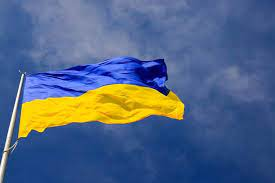
#> input picture Assignment6/Ukraine.png, 275 x 183 px
$ python Assignment6.py
#> lines starting #> are read from the running program, lines starting #| are printed output that depends on the picture; after the words box and inside, x2 and y2 are one past the last pixel; in counts of white or black regions, pixels touching at a corner belong together
"""
110-2 NTNU CSIE
ImageProcessing
Assignment6
by 40847041S 朱自宇
"""

import numpy as np
import cv2
import matplotlib.pyplot as plt

# read the gray image
grayImg = cv2.imread("Ukraine.png", cv2.IMREAD_GRAYSCALE)
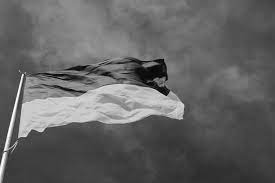
#> grayImg: shape (183, 275); min 0, max 255, mean 99.3

# gray scale count of the image
grayHE = np.zeros(256,dtype=np.uint32)
for i in grayImg:
    for j in i:
        grayHE[j]+=1
#> after the loop, grayHE = 256 values, max 1126 at index 63, min 1 at index 249, mean 196.6

# total size of image
ImgSize = grayImg.shape[0]*grayImg.shape[1]
#> ImgSize = 50325

# record the Max t
OtsuMax = 0
t = 0
temp = 0

# calculate m
m = 0
for i in range(256):
    m += i*grayHE[i]
#> this loop made 256 passes
#> m on passes 1 to 3: 0, 5, 17
#> after the loop, m = 4996297
m = m / ImgSize
#> m = 99.28

# find t
for i in range(256):
    a_t = 0
    b_t = 0
    m_a = 0
    for j in range(i+1):
        a_t += grayHE[j]
        m_a += j*grayHE[j]
    b_t = (ImgSize - a_t)/ImgSize
    a_t = a_t / ImgSize
    m_a = m_a / ImgSize
    if a_t != 0 and b_t != 0:
        temp = ((m_a - m*a_t)**2)/(a_t*b_t)
    else: temp = 0
    if OtsuMax < temp:
        OtsuMax = temp
        t = i
#> this loop made 256 passes
#> (temp, OtsuMax) on passes 1 to 12: (1.18, 1.18), (2.14, 2.14), (3.26, 3.26), (4.74, 4.74), (6, 6), (7.59, 7.59), (10.54, 10.54), (13.76, 13.76), (16.91, 16.91), (20.97, 20.97), (24.63, 24.63), (29.61, 29.61)
#> temp on pass 100: 1021.2
#> after the loop, OtsuMax = 1081.6; t = 117

grayImg_flat = grayImg.flatten()
output = np.zeros(grayImg_flat.size,dtype=np.uint8)
for i in range(grayImg_flat.size):
    if grayImg_flat[i] < t:
        output[i] = 0
    else: output[i] = 255

output = output.reshape( (grayImg.shape[0],grayImg.shape[1]) )
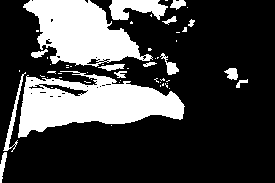
#> output: shape (183, 275); 26.4% white; 55 white regions (40 under 20 px), largest, box (x1, y1, x2, y2) and area: (18, 71, 185, 138) 6233, (23, 0, 153, 67) 4924, (109, 0, 168, 20) 779


# show the original gray image
cv2.imshow("Input Gray image", grayImg)

# show the output gray image
cv2.imshow("Output Otsu threshold image", output)

# wait until the user press any button to close the img window
cv2.waitKey(0)
cv2.destroyAllWindows()

$ run again, with Assignment6/me.png copied over Assignment6/Ukraine.png
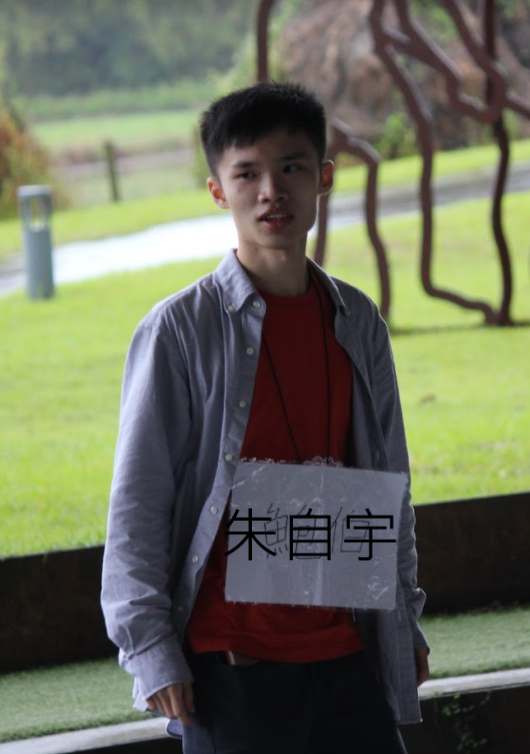
#> input picture Assignment6/me.png, 530 x 754 px
#> `grayImg = cv2.imread("Ukraine.png", cv2.IMREAD_GRAYSCALE)`:
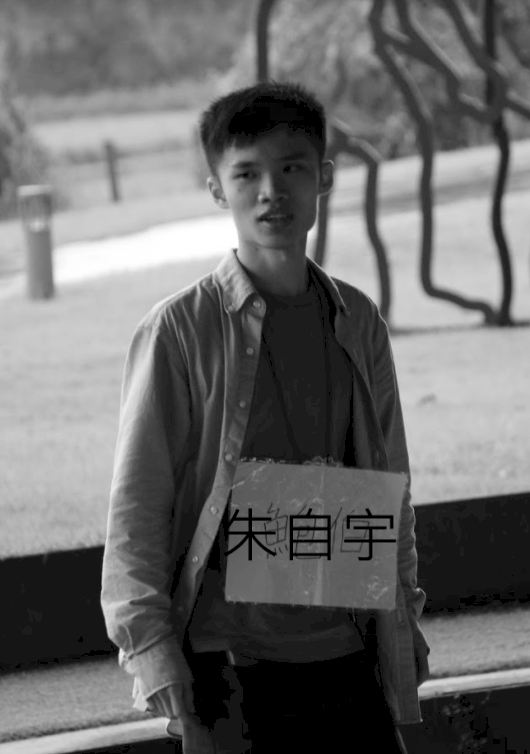
#> grayImg: shape (754, 530); min 0, max 255, mean 106.8
#> after the loop `for i in grayImg:`: grayHE = 256 values, max 36563 at index 21, min 0 at index 32, mean 1561
#> the loop `for i in range(256):` made 256 passes
#> m on passes 1 to 3: 0, 21, 39
#> after the loop `for i in range(256):`: m = 42697758
#> `m = m / ImgSize`: m = 106.8
#> the loop `for i in range(256):` made 256 passes
#> (temp, OtsuMax) on passes 1 to 8: (698.7, 698.7), (699.4, 699.4), (699.7, 699.7), (699.8, 699.8), (700.7, 700.7), (700.8, 700.8), (700.9, 700.9), (704, 704)
#> after the loop `for i in range(256):`: OtsuMax = 3771; t = 110
#> `output = output.reshape( (grayImg.shape[0],grayImg.shape[1]) )`:
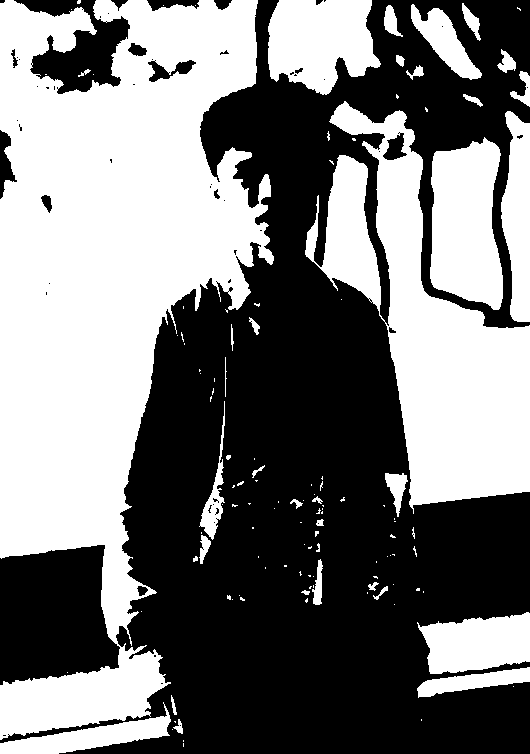
#> output: shape (754, 530); 47.6% white; 122 white regions (86 under 20 px), largest, box (x1, y1, x2, y2) and area: (0, 0, 274, 740) 112891, (305, 101, 530, 514) 38272, (430, 137, 503, 310) 9929
